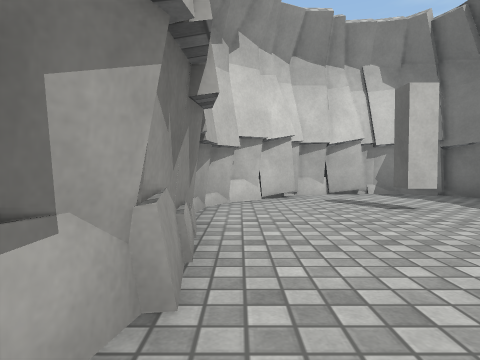
[1] (above)

23 first-person views from a walk through a scene from a Unity 3-D project. The camera is 0.72 m above the floor, tilts 2° down and sees 75° across. The floor is counted in squares, 1 m on a side. Each view is taken from the middle of a square. On the plan, view 1 faces up. The plan holds only what a view shows up to about 10 squares ahead; the rest is blank. The place goes on beyond the plan. The player is left out. Surface patterns are stand-ins for the level's own textures.

[2]
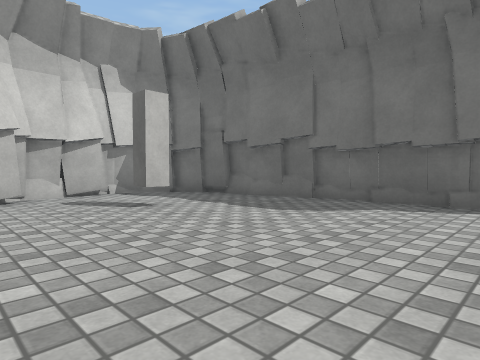

[3]
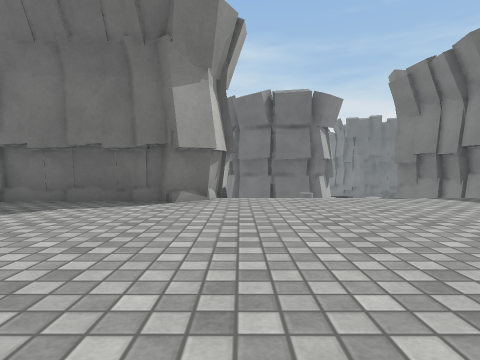

[4]
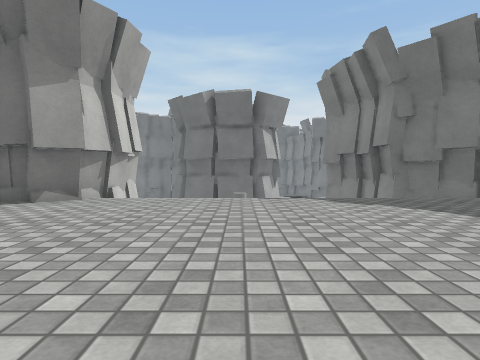

[5]
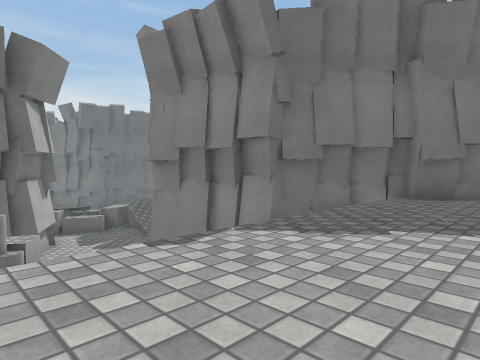

[6]
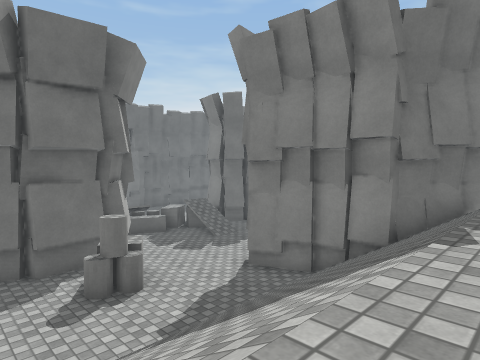

[7]
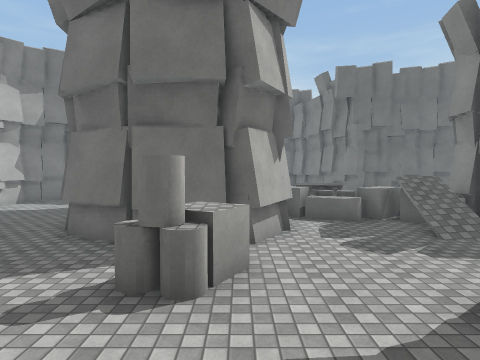

[8]
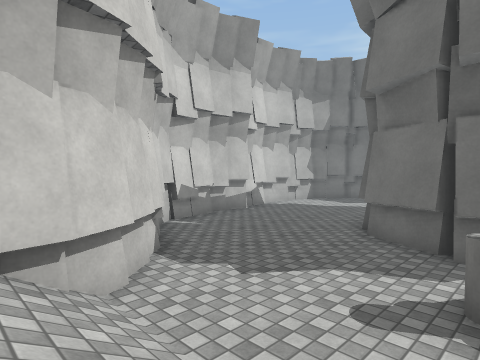

[9]
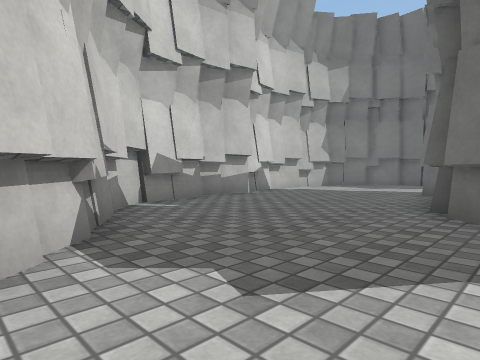

[10]
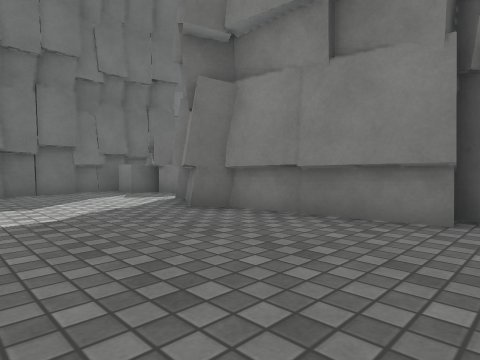

[11]
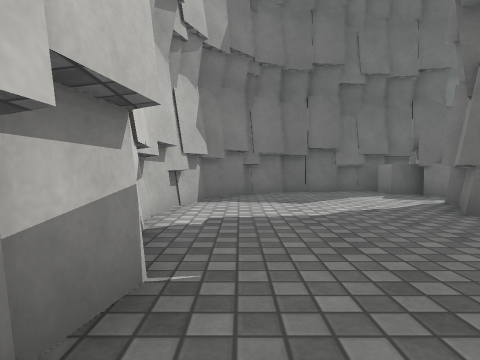

[12]
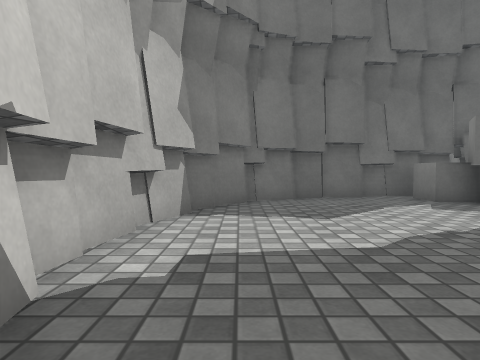

[13]
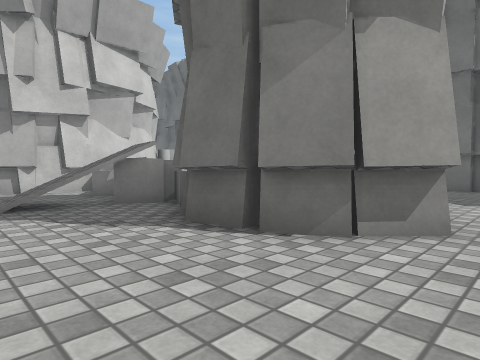

[14]
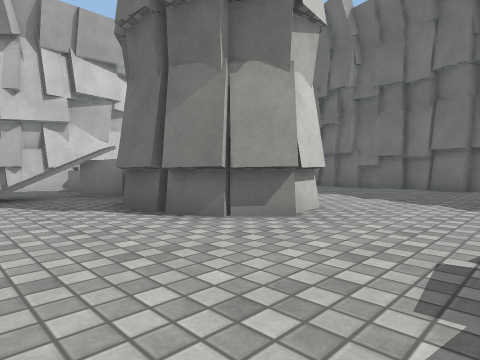

[15]
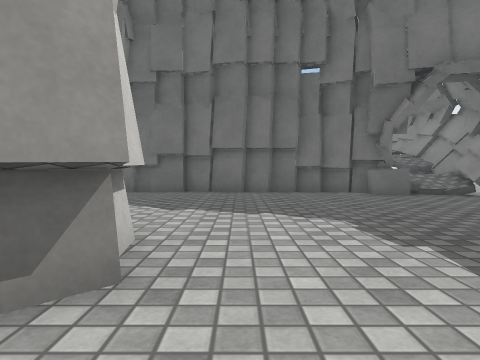

[16]
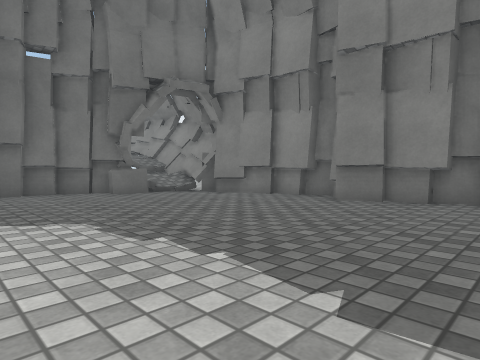

[17]
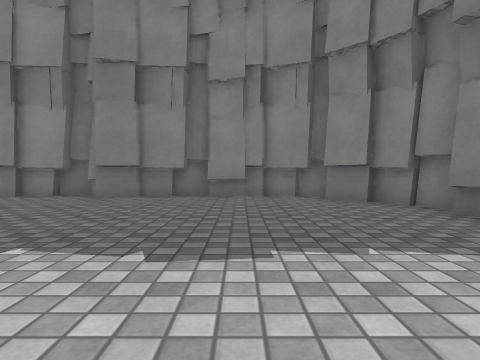

[18]
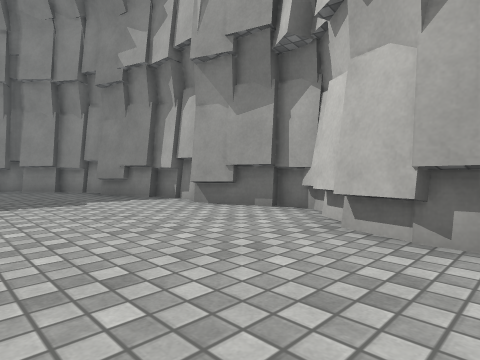

[19]
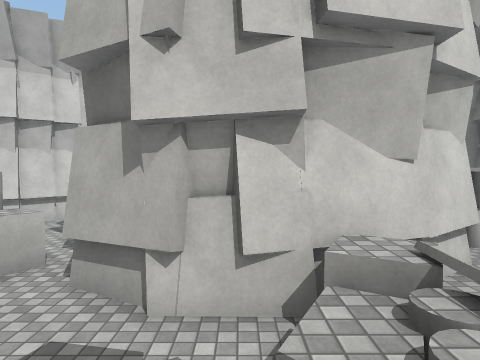

[20]
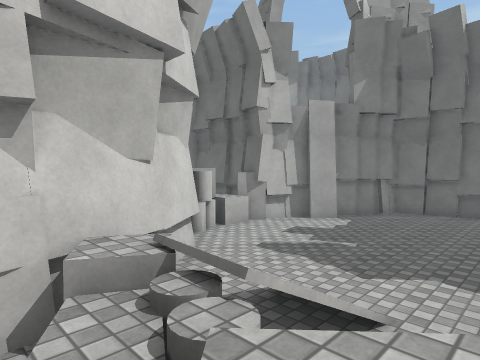

[21]
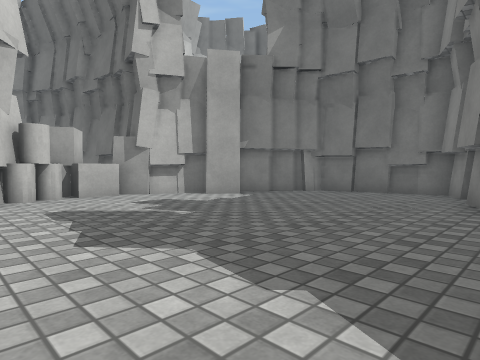

[22]
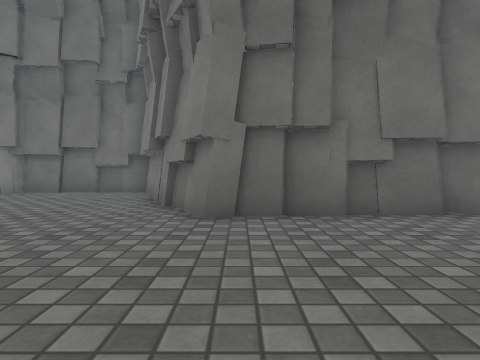

[23]
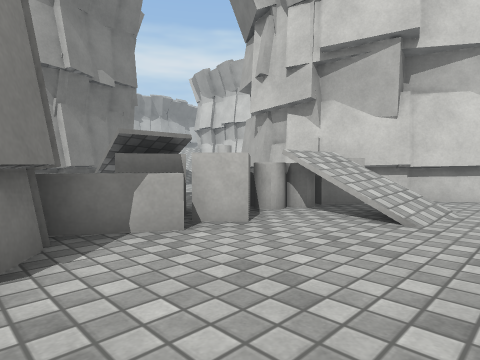

### Floor plan
Key: @ floor where view 1 was taken; # wall or solid block; x gap in a wall; . main floor; : floor 2.1 m higher than the main floor; / step, stairs or slope; = window, fence, low wall or low ledge; B block; C cylinder; U cube.
Columns run from 1 left of view 1 to 33 right of it. Each row starts with its distance up from view 1.
  9   ######
  8  ##::::#
  7 ##:::::##
  6 #:::#:::#             ###
  5 #:::::::#       #######.####
  4 #:::::::#      ###.........##
  3 #:::::::#     ##............#
  2 #:::::::#     #.............#
  1 #:::::::#    ##.............#
  0  @::::::######.......BBBB...##
 -1  ::::::::////.....BBBBBBBBUUB#
 -2   :::::::////.....BB    B#CU##
 -3   :::::::////....BBB     CCB.##
 -4  ::::::::////..CUBBB  BB#.....####
 -5   :::::::////...U.BB BBB.........##
 -6    ::::::////.....BBBBB...........#
 -7     :::::////........U///.........#
 -8       :::////##.....BB///.........#
 -9        :://#####.....C............#
-10        ::/##   ##.///BB........####
-11        :###    ##../xUB......###
-12        :##     ##....##......#
-13        ##      ##...###......#
-14               ##....##   ....#
-15               #.....##  .....#
-16               #......##......#
-17               ##.............#
-18               #..............#
-19               ##.............#
-20                #.............#
-21                #............##
-22                ##...........#
-23                 ##..........=
-24                  ###.#########
-25                   ######

Where each view was taken, in squares from view 1:
view 1: 0 up, 0 right, facing up
view 2: 0 up, 0 right, facing up-right
view 3: 1 down, 0 right, facing right
view 4: 4 down, 0 right, facing right
view 5: 3 down, 5 right, facing down-right
view 6: 1 down, 7 right, facing down-right
view 7: 5 down, 10 right, facing right
view 8: 4 down, 10 right, facing up-right
view 9: 2 down, 12 right, facing up-right
view 10: 4 up, 17 right, facing down-right
view 11: 4 up, 17 right, facing right
view 12: 4 up, 19 right, facing right
view 13: 17 down, 16 right, facing up-right
view 14: 19 down, 16 right, facing up-right
view 15: 17 down, 18 right, facing right
view 16: 17 down, 18 right, facing down-right
view 17: 16 down, 18 right, facing down
view 18: 12 down, 18 right, facing down-left
view 19: 10 down, 19 right, facing up
view 20: 10 down, 19 right, facing up-right
view 21: 11 down, 23 right, facing up-right
view 22: 12 down, 23 right, facing right
view 23: 13 down, 24 right, facing up-left
